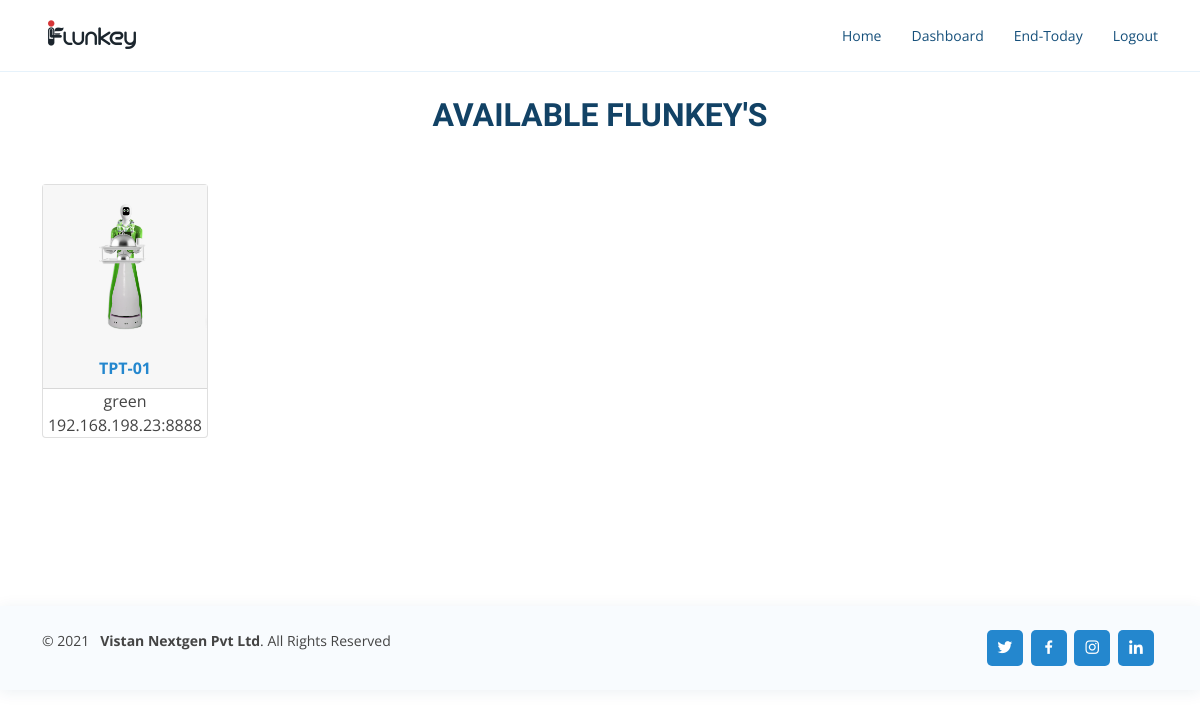
Page /bots/ (signed in) on the earlier database version.
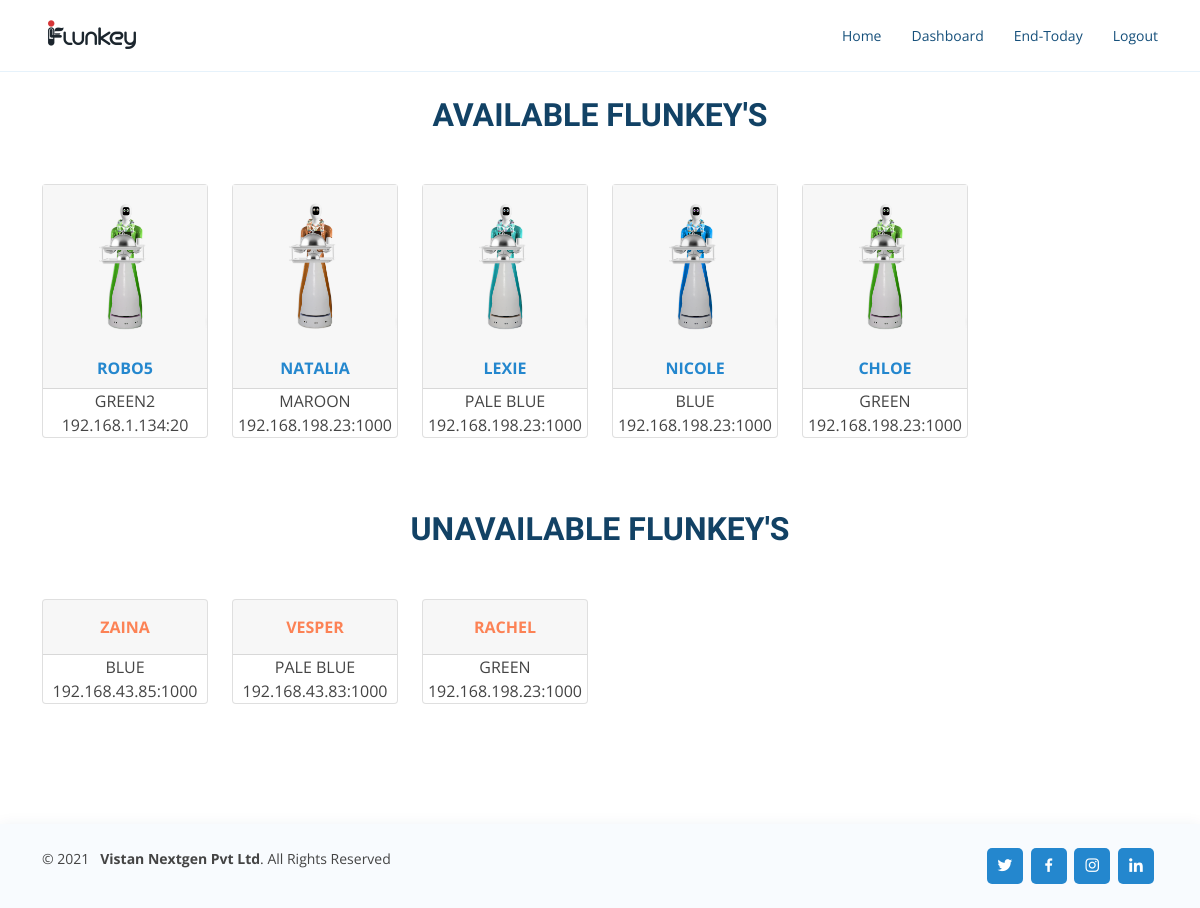
Same page on the later database version.
### BotsApp/models.py (models this page shows, shortened)
class Bot(models.Model):
    rest = models.ForeignKey(Restaurant, on_delete=models.CASCADE)
    bot_no = models.IntegerField()
    bot_name = models.CharField(max_length = 300)
    bot_color = models.CharField(max_length = 200)
    image = models.ImageField(upload_to = 'bot_images')
    status = models.BooleanField(default=True, help_text="bot working(active or inactive)")   # active or inactive
    avialable = models.BooleanField(default=True, help_text="available or not avialabe for delivery")  # avialabe to serve or not avialable
    ip = models.CharField(max_length=15)
    port = models.IntegerField()
    created_at = models.DateTimeField(auto_now_add=True)
    updated_at = models.DateTimeField(auto_now = True)
    battery = models.DecimalField(max_digits=5, decimal_places=2, default = 0)
    class Meta:
        verbose_name = 'Bot'
        verbose_name_plural = 'Bots'
        ordering = ('-id',)

### BotsApp/views.py (the view)
# urls.py: path('', views.BotListView, name = 'bots-list'),
def BotListView(request):
    return render(request, 'BotsApp/bots_list.html')

### RestaurantApp/models.py (called while the page is built)
    def __str__(self):
        return str(self.rest_name)

### BotsApp/templates/BotsApp/bots_list.html (shortened to what this page needs)
{% extends 'base.html' %}
{% load static %}
{% load static %}
{% block content %}
<div class="container">
    <div class="section-title">
        <h2>Available Flunkey's</h2>
    </div>
        <div class="row">
            {% for i in bots%}
            <div class="col-sm-2">
                <div class="card">
                    <div>
                        <img src="/static{{i.image.url}}" alt="{{i.name}}" style = "width:100%; height: auto;">
                    </div>
                    <div class="card-header text-center">
                        <a href="{% url 'BotsApp:select-bot' i.id%}"><b>{{i.bot_name}}</b></a>
                    </div>
                    <div class="card-info text-center">
                        <span>{{i.bot_color}}</span><br>
                        <span>{{i.ip}}:{{i.port}}</span>
                    </div>
                </div><br>
            </div>
            {% endfor %}
        </div>
</div><br><br>
{% if nbots %}
<div class="container">
    <div class="section-title">
        <h2>Unavailable Flunkey's</h2>
    </div>
        <div class="row">
            {% for i in nbots %}
            <div class="col-sm-2">
                <div class="card">
                    <div class="card-header text-center">
                        <a href="" class="btn disabled"><b><span style="color: orangered;">{{i.bot_name}}</span></b></a>
                    </div>
                    <div class="card-info text-center">
                        <span>{{i.bot_color}}</span><br>
                        <span>{{i.ip}}:{{i.port}}</span>
                    </div>
                </div><br>
            </div>
            {% endfor %}
        </div>
</div>
{% endif %}
{% endblock %}

Differences in the rows shown:
removed Bot: image (picture), bot_name "TPT-01", bot_color "green", ip "192.168.198.23", port "8888", shown under "AVAILABLE FLUNKEY'S"
added Bot: image (picture), bot_name "ROBO5", bot_color "GREEN2", ip "192.168.1.134", port "20", shown under "AVAILABLE FLUNKEY'S"
added Bot: image (picture), bot_name "NATALIA", bot_color "MAROON", ip "192.168.198.23", port "1000", shown under "AVAILABLE FLUNKEY'S"
added Bot: image (picture), bot_name "LEXIE", bot_color "PALE BLUE", ip "192.168.198.23", port "1000", shown under "AVAILABLE FLUNKEY'S"
added Bot: image (picture), bot_name "NICOLE", bot_color "BLUE", ip "192.168.198.23", port "1000", shown under "AVAILABLE FLUNKEY'S"
added Bot: image (picture), bot_name "CHLOE", bot_color "GREEN", ip "192.168.198.23", port "1000", shown under "AVAILABLE FLUNKEY'S"
added Bot: bot_name "ZAINA", bot_color "BLUE", ip "192.168.43.85", port "1000", shown under "UNAVAILABLE FLUNKEY'S"
added Bot: bot_name "VESPER", bot_color "PALE BLUE", ip "192.168.43.83", port "1000", shown under "UNAVAILABLE FLUNKEY'S"
added Bot: bot_name "RACHEL", bot_color "GREEN", ip "192.168.198.23", port "1000", shown under "UNAVAILABLE FLUNKEY'S"
Other differences:
text now shown: "UNAVAILABLE FLUNKEY'S"
